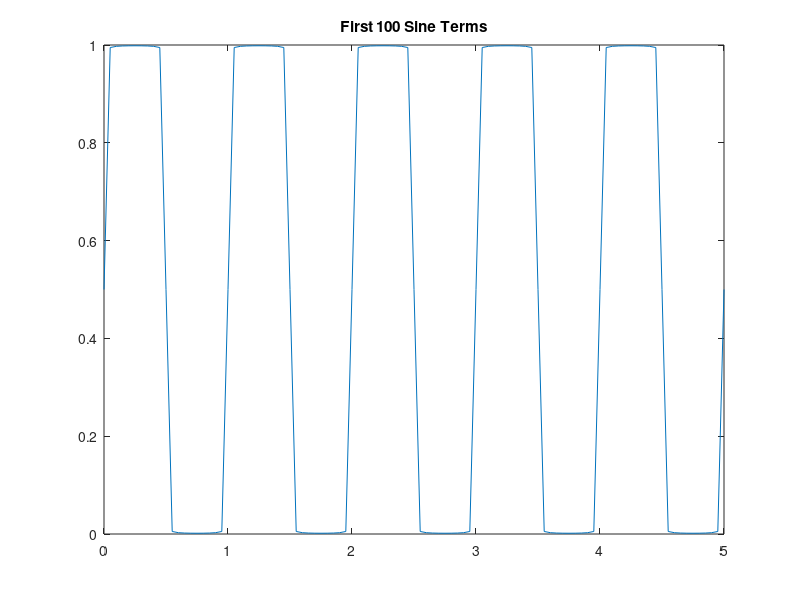

MATLAB code for this plot:
N = 200;
x = [0:100]/20;
f = ones(1,101)*1/2;
ff= zeros(1,101);
for i = 1:2:N
    a = 2/pi/i;
f = f+ a*sin(2*pi*i*x);

end

figure(8)
plot(x,f)
title('First 100 Sine Terms')